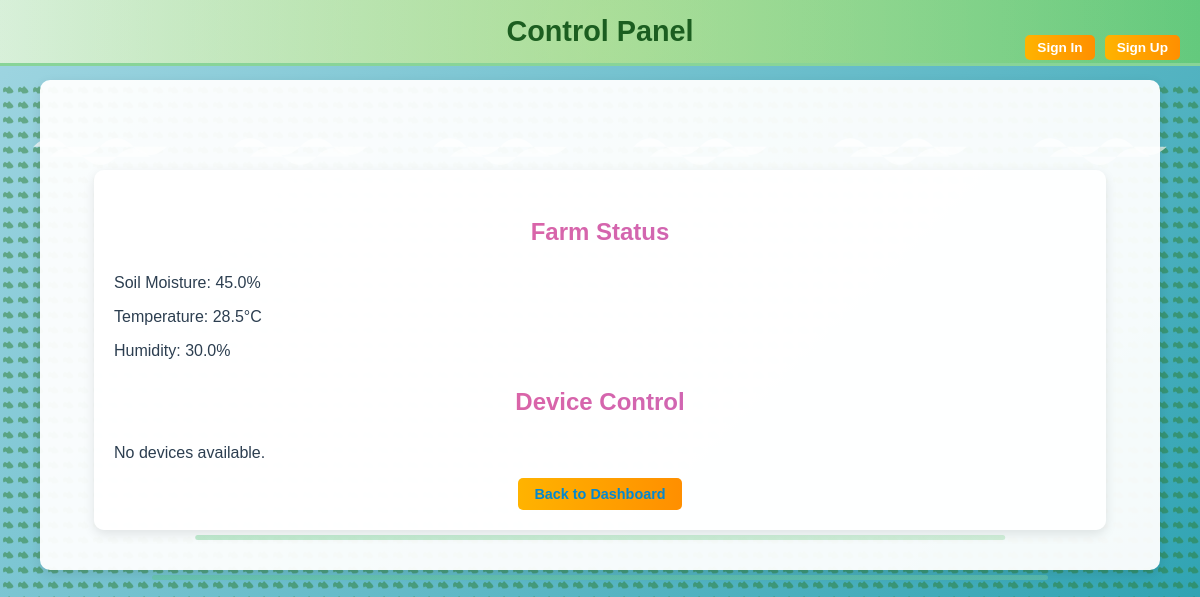
Before: /control/ with the older database file.
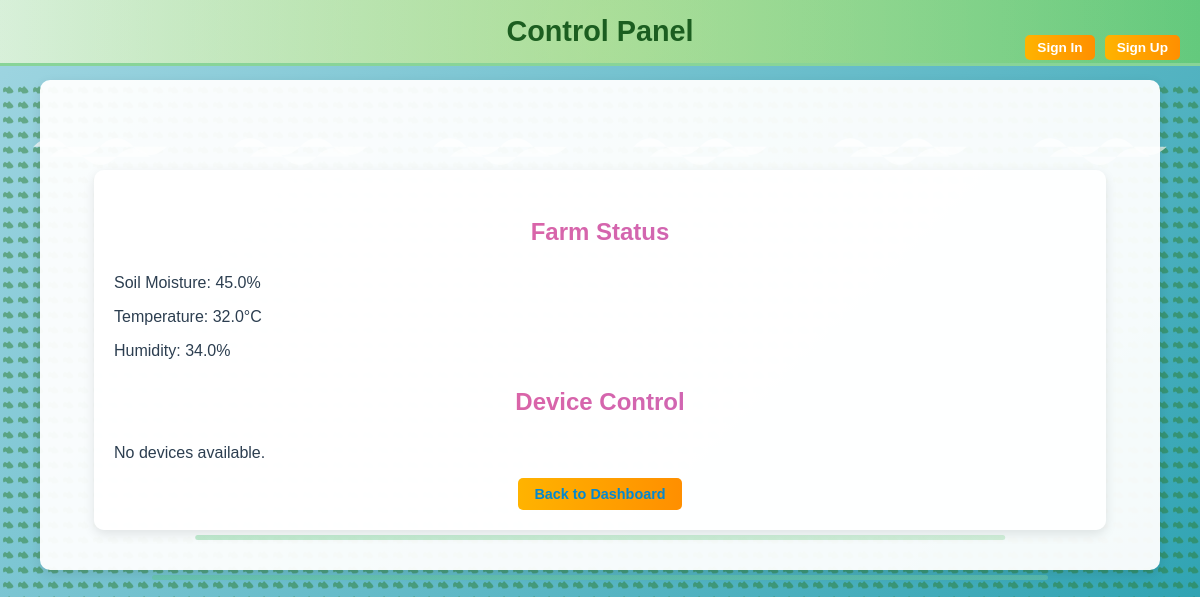
After: the same page with the newer database file.
### smart_farm_app/models.py (models this page shows, shortened)
class SensorData(models.Model):
    timestamp = models.DateTimeField(auto_now_add=True)
    soil_moisture = models.FloatField()
    temperature = models.FloatField()
    humidity = models.FloatField()
    light_level = models.FloatField()

### smart_farm_app/views.py (the view, shortened to what this page needs)
# urls.py: path('control/', views.control, name='control'),
def control(request):
    latest_data = SensorData.objects.last()
    devices = Device.objects.all()
    return render(request, 'dashboard/control.html', {
        'latest_data': latest_data,
        'devices': devices,
    })

### smart_farm_app/templates/dashboard/control.html (shortened to what this page needs)
{% extends 'dashboard/base.html' %}
{% load static %}
{% block header_title %}Control Panel{% endblock %}
{% block content %}
<div class="container">
    <h2>Farm Status</h2>
    {% if latest_data %}
        <p>Soil Moisture: {{ latest_data.soil_moisture }}%</p>
        <p>Temperature: {{ latest_data.temperature }}°C</p>
        <p>Humidity: {{ latest_data.humidity }}%</p>
    {% else %}
        <p>No sensor data available.</p>
    {% endif %}
    <h2>Device Control</h2>
    {% for device in devices %}
        <div class="data-box">
            <p><strong>{{ device.name }}</strong> - Status: {% if device.status %}On{% else %}Off{% endif %}</p>
            <form method="POST">
                {% csrf_token %}
                <input type="hidden" name="device_id" value="{{ device.id }}">
                {% if device.status %}
                    <button type="submit" name="action" value="turn_off" class="btn">Turn Off</button>
                {% else %}
                    <button type="submit" name="action" value="turn_on" class="btn">Turn On</button>
                {% endif %}
            </form>
        </div>
    {% empty %}
        <p>No devices available.</p>
    {% endfor %}
    <div class="nav-links">
        <a href="{% url 'dashboard' %}" class="btn">Back to Dashboard</a>
    </div>
</div>
{% endblock %}

Changed rows visible on the page:
changed SensorData: temperature "28.5" → "32.0"; humidity "30.0" → "34.0"
